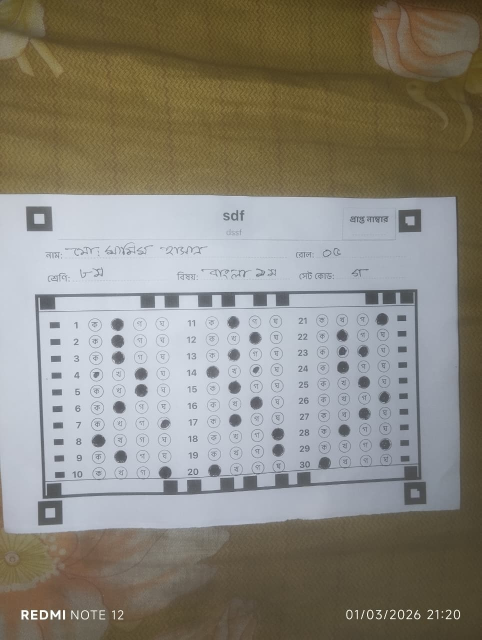
#> input picture mcq.jpeg, 963 x 1280 px (shown at 1/2 size)
$ python verify_omr.py   (older library calls are emulated)
#> lines starting #> are read from the running program, lines starting #| are printed output that depends on the picture; after the words box and inside, x2 and y2 are one past the last pixel; in counts of white or black regions, pixels touching at a corner belong together
#> in process, img is the input picture: shape (1280, 963, 3); mean B, G, R 124.2, 134.4, 138
### app/utils/omr_engine.py
"""
OptiMark OMR Engine - Robust OMR processing using OpenCV, NumPy, Imutils.

Implements:
- Four corner marker detection (black squares) for Perspective Transform
- Preprocessing: Grayscale, Gaussian Blur, Canny Edge, Adaptive Thresholding
- Zone segmentation: Roll Number (top-left), Set Code, MCQ Grid (60 questions)
- Pixel Counting / Contour method: bubble marked if highest black pixel density in row
- Supports Bengali set codes: ক, খ, গ, ঘ
- Error handling: "No bubbles detected", "Image too blurry"
"""

import json
import os
import cv2
import numpy as np
from imutils.perspective import four_point_transform
from pathlib import Path
from typing import Optional, Dict, Tuple, List, Union
from dataclasses import dataclass, field


# --- Error codes for robust handling ---
class OMRProcessingError(Exception):
    """Base exception for OMR processing errors."""

    pass


class NoBubblesDetectedError(OMRProcessingError):
    """Raised when no bubbles could be detected in the image."""

    pass


class ImageTooBlurryError(OMRProcessingError):
    """Raised when image is too blurry for reliable processing."""

    pass


@dataclass
class OMRResult:
    """Structured result from OMR processing."""

    roll_number: str = ""
    set_code: str = ""
    answers: List[int] = field(default_factory=list)  # 0-3 for each question
    success: bool = False
    error_message: str = ""


# --- OMR Sheet Layout Constants ---
SHEET_WIDTH = 2480
SHEET_HEIGHT = 3508
MARKER_MIN_AREA_RATIO = 0.0005
MARKER_MAX_AREA_RATIO = 0.015
QUESTIONS_PER_COLUMN = 15
OPTIONS_PER_QUESTION = 4
TOTAL_QUESTIONS = 60

# Bengali set codes (ক=0, খ=1, গ=2, ঘ=3, ঙ=4, চ=5) - maps index to character
BENGALI_SET_CODES = ["ক", "খ", "গ", "ঘ", "ঙ", "চ"]
ENGLISH_SET_CODES = ["A", "B", "C", "D", "E", "F"]

# Blur detection threshold (Laplacian variance) - lower = blurrier
BLUR_THRESHOLD = 20

# 20Q custom template defaults (derived from mcq.png warped baseline: 2480x2289)
_DEFAULT_20Q_Y = [925, 1032, 1143, 1252, 1360, 1465, 1580, 1688, 1792, 1904]
_DEFAULT_20Q_X = [
    [393, 627, 856, 1094],
    [1741, 1975, 2209, 2443],
]
_DEFAULT_20Q_REF_W = 2480
_DEFAULT_20Q_REF_H = 2289
_DEFAULT_20Q_PROFILE = {
    "y_centers_norm": [v / _DEFAULT_20Q_REF_H for v in _DEFAULT_20Q_Y],
    "x_cols_norm": [[v / _DEFAULT_20Q_REF_W for v in col] for col in _DEFAULT_20Q_X],
    "roi_half_w_norm": 20 / _DEFAULT_20Q_REF_W,
    "roi_half_h_norm": 20 / _DEFAULT_20Q_REF_H,
    "mark_threshold": 0.17,
    "ambiguity_second_min": 0.18,
    "ambiguity_gap_max": 0.06,
    "ambiguity_peak_cap": 0.80,
}
_PROFILE_20Q_CACHE: Optional[Dict[str, object]] = None
_PROFILE_20Q_CACHE_KEY: Optional[Tuple[str, Optional[float]]] = None


# [100 lines left out: functions _resolve_20q_profile_path, _validate_20q_profile, _load_20q_profile, _build_20q_runtime_grid, not called in this run]


def _get_dynamic_zones(warped):
    gray = cv2.cvtColor(warped, cv2.COLOR_BGR2GRAY) if len(warped.shape) == 3 else warped
    thresh = cv2.adaptiveThreshold(
        gray, 255, cv2.ADAPTIVE_THRESH_GAUSSIAN_C, cv2.THRESH_BINARY_INV, 21, 5
    )

    # Morphological dilation to bridge gaps in table borders (often weak in mobile photos)
    kernel = cv2.getStructuringElement(cv2.MORPH_RECT, (3, 3))
    thresh = cv2.dilate(thresh, kernel, iterations=1)

    contours, _ = cv2.findContours(thresh, cv2.RETR_TREE, cv2.CHAIN_APPROX_SIMPLE)

    boxes = []
    for cnt in contours:
        x, y, w, h = cv2.boundingRect(cnt)
        if 80000 < w * h < 2500000:
            boxes.append((x, y, w, h))

    boxes = sorted(boxes, key=lambda b: b[2]*b[3], reverse=True)
    print(f"DEBUG _get_dynamic_zones: {len(boxes)} initial boxes found (area 80k-2.5m)")
    for idx, b in enumerate(boxes):
        print(f"  Raw Box {idx}: {b}")
    filtered_boxes = []
    for b in boxes:
        x, y, w, h = b
        if w > 2000 or h < 200:
            continue

        cx, cy = x + w/2, y + h/2
        is_inside = False
        for fb in filtered_boxes:
            fx, fy, fw, fh = fb
            if fx - 100 < cx < fx+fw + 100 and fy - 100 < cy < fy+fh + 100:
                is_inside = True
                break
        if not is_inside:
            filtered_boxes.append(b)

    top_tables = [b for b in filtered_boxes if b[1] < warped.shape[0] * 0.45 and b[3] > 150]
    bottom_tables = [b for b in filtered_boxes if b[1] >= warped.shape[0] * 0.45 and b[3] > 150]
    print(f"DEBUG _get_dynamic_zones: found {len(top_tables)} top tables, {len(bottom_tables)} bottom tables")

    top_tables.sort(key=lambda b: b[0])

    roll_box = None
    set_code_box = None

    if len(top_tables) >= 2:
        set_code_box = top_tables[-1]
        roll_box = top_tables[0]

    bottom_tables.sort(key=lambda b: b[0])

    return {
        "roll": roll_box,
        "set_code": set_code_box,
        "columns": bottom_tables
    }

def _order_points(pts: np.ndarray) -> np.ndarray:
    """Order 4 points as top-left, top-right, bottom-right, bottom-left."""
    rect = np.zeros((4, 2), dtype=np.float32)
    s = pts.sum(axis=1)
    rect[0] = pts[np.argmin(s)]
    rect[2] = pts[np.argmax(s)]
    diff = np.diff(pts, axis=1)
    rect[1] = pts[np.argmin(diff)]
    rect[3] = pts[np.argmax(diff)]
    return rect


def _check_image_blur(gray: np.ndarray) -> bool:
    """
    Check if image is too blurry using Laplacian variance.
    Returns True if image is acceptable, False if too blurry.
    """
    laplacian_var = cv2.Laplacian(gray, cv2.CV_64F).var()
    return laplacian_var >= BLUR_THRESHOLD


def _preprocess_image(img: np.ndarray) -> np.ndarray:
    """
    Full preprocessing pipeline:
    1. Grayscale
    2. Gaussian Blur (noise reduction)
    3. Adaptive Thresholding
    Also used for edge detection: Canny after Gaussian Blur.
    """
    # Step 1: Grayscale
    if len(img.shape) == 3:
        gray = cv2.cvtColor(img, cv2.COLOR_BGR2GRAY)
    else:
        gray = img.copy()

    # Step 2: Contrast Enhancement (CLAHE) - very effective for shadows/mobile photos
    clahe = cv2.createCLAHE(clipLimit=2.0, tileGridSize=(8, 8))
    gray_balanced = clahe.apply(gray)
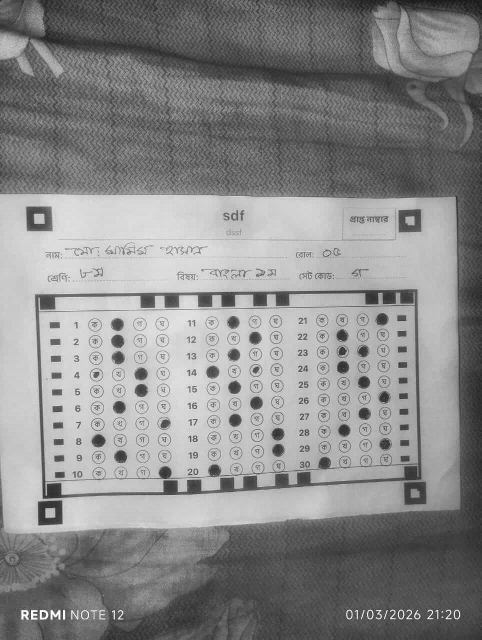
#> gray_balanced: shape (1280, 963) (shown at 1/2 size); min 21, max 255, mean 137.5

    # Step 3: Gaussian Blur - reduces noise for better edge detection
    blurred = cv2.GaussianBlur(gray_balanced, (5, 5), 0)
#> in _check_image_blur, `laplacian_var = cv2.Laplacian(gray, cv2.CV_64F).var()`: laplacian_var = 404.7

    return blurred


def _find_corner_markers(gray: np.ndarray) -> Optional[np.ndarray]:
    """
    Find the four black square corner markers using:
    - Multi-threshold adaptive thresholding
    - Canny Edge Detection
    - Contour detection
    Returns ordered points: top-left, top-right, bottom-right, bottom-left.
    """
    h, w = gray.shape
#> h = 1280; w = 963
    total_area = h * w
#> total_area = 1232640

    # Try multiple thresholds for robustness
    for t_val in [3, 7, 11, 15]:
        thresh = cv2.adaptiveThreshold(
            gray, 255, cv2.ADAPTIVE_THRESH_GAUSSIAN_C, cv2.THRESH_BINARY_INV, 21, t_val
        )
        edges = cv2.Canny(gray, 50, 150)
        combined = cv2.bitwise_or(thresh, edges)
        kernel = np.ones((3, 3), np.uint8)
        combined = cv2.morphologyEx(combined, cv2.MORPH_CLOSE, kernel)

        contours, _ = cv2.findContours(combined, cv2.RETR_EXTERNAL, cv2.CHAIN_APPROX_SIMPLE)
        candidates = []

        for cnt in contours:
            area = cv2.contourArea(cnt)
            if MARKER_MIN_AREA_RATIO * total_area < area < MARKER_MAX_AREA_RATIO * total_area:
                peri = cv2.arcLength(cnt, True)
                approx = cv2.approxPolyDP(cnt, 0.02 * peri, True)
                if len(approx) == 4:
                    x, y, w_rect, h_rect = cv2.boundingRect(approx)
                    aspect = max(w_rect, h_rect) / (min(w_rect, h_rect) + 1e-6)
                    if 0.4 < aspect < 2.5:
                        candidates.append((area, approx))

        candidates.sort(key=lambda x: x[0], reverse=True)
        centers = []
        for c in candidates:
            approx = c[1]
            pts_2d = approx.reshape(-1, 2)
            center = pts_2d.mean(axis=0)
            is_duplicate = False
            for existing in centers:
                if np.linalg.norm(center - existing) < 50:
                    is_duplicate = True
                    break
            if not is_duplicate:
                centers.append(center)
                if len(centers) == 10: break

        if len(centers) >= 4:
            import itertools
            max_quad_area = 0
            best_quad = None
            for quad_indices in itertools.combinations(range(len(centers)), 4):
                quad_pts = np.array([centers[i] for i in quad_indices], dtype=np.float32)
                ordered = _order_points(quad_pts)
                x, y = ordered[:, 0], ordered[:, 1]
                area = 0.5 * np.abs(np.dot(x, np.roll(y, 1)) - np.dot(y, np.roll(x, 1)))
                if area > max_quad_area:
                    max_quad_area = area
                    best_quad = ordered

            if best_quad is not None and max_quad_area > 0.40 * total_area:
                return best_quad.astype(np.float32)
#> this loop made 4 passes
#> pass 1, in _find_corner_markers, `thresh = cv2.adaptiveThreshold( gray, 255, cv2.ADAPTIVE_THRESH_GAUSSIA..`:
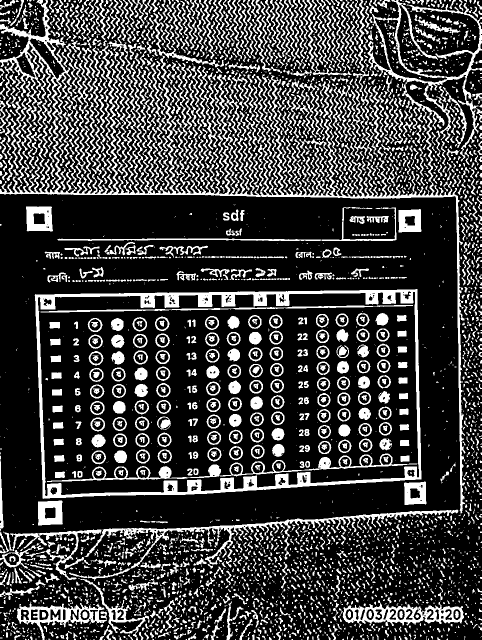
#> thresh: shape (1280, 963) (shown at 1/2 size); 24.8% white; 3747 white regions (2039 under 20 px), largest, box (x1, y1, x2, y2) and area: (0, 0, 963, 1027) 47795, (69, 578, 843, 998) 23531, (138, 1019, 917, 1162) 8080
#> pass 1, in _find_corner_markers, `combined = cv2.morphologyEx(combined, cv2.MORPH_CLOSE, kernel)`:
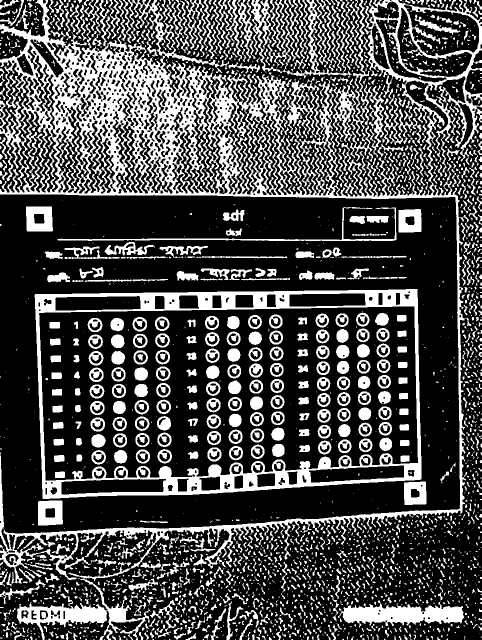
#> combined: shape (1280, 963) (shown at 1/2 size); 29.5% white; 2618 white regions (1551 under 20 px), largest, box (x1, y1, x2, y2) and area: (0, 0, 963, 1280) 153509, (69, 578, 843, 998) 38622, (676, 1201, 928, 1255) 7490
#> after the loop:
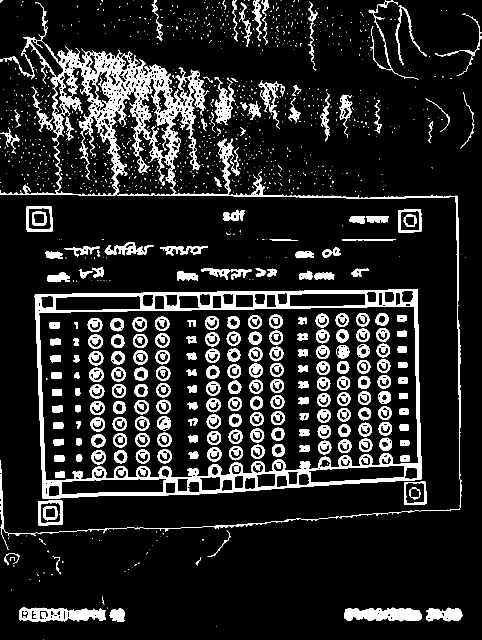
#> combined: shape (1280, 963) (shown at 1/2 size); 12.9% white; 1210 white regions (970 under 20 px), largest, box (x1, y1, x2, y2) and area: (0, 4, 923, 1100) 36365, (69, 578, 843, 998) 31602, (688, 1215, 844, 1243) 3231
#> after the loop:
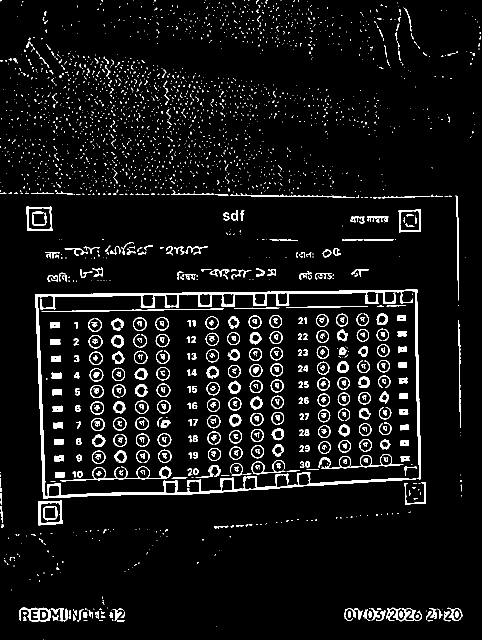
#> thresh: shape (1280, 963) (shown at 1/2 size); 6% white; 2504 white regions (2050 under 20 px), largest, box (x1, y1, x2, y2) and area: (70, 579, 842, 997) 14661, (120, 933, 343, 963) 999, (637, 908, 807, 938) 801

    # Local Corner Search Fallback: If global search fails, look specifically at image corners
    print("DEBUG: Global marker search failed, trying local corner search...")
    corners = []
    # top-left, top-right, bottom-right, bottom-left
    corner_regions = [
        (0, 0, w//3, h//3),
        (2*w//3, 0, w//3, h//3),
        (2*w//3, 2*h//3, w//3, h//3),
        (0, 2*h//3, w//3, h//3)
    ]
#> corner_regions = [(0, 0, 321, 426), (642, 0, 321, 426), (642, 853, 321, 426), (0, 853, 321, 426)]

    found_points = []
    for (cx, cy, cw, ch) in corner_regions:
        roi = gray[cy:cy+ch, cx:cx+cw]
        best_local_area = 0
        best_local_pt = None

        for t_val in [3, 7, 11, 15]:
            thresh = cv2.adaptiveThreshold(roi, 255, cv2.ADAPTIVE_THRESH_GAUSSIAN_C, cv2.THRESH_BINARY_INV, 21, t_val)
            cnts, _ = cv2.findContours(thresh, cv2.RETR_EXTERNAL, cv2.CHAIN_APPROX_SIMPLE)
            for cnt in cnts:
                area = cv2.contourArea(cnt)
                if (cw*ch)*0.005 < area < (cw*ch)*0.15:
                    peri = cv2.arcLength(cnt, True)
                    approx = cv2.approxPolyDP(cnt, 0.02 * peri, True)
                    if len(approx) == 4:
                        pts = approx.reshape(-1, 2)
                        center = pts.mean(axis=0)
                        if area > best_local_area:
                            best_local_area = area
                            best_local_pt = center + [cx, cy]
            if best_local_pt is not None: break

        if best_local_pt is not None:
            found_points.append(best_local_pt)
#> this loop made 4 passes
#> (cx, cy) on passes 1 to 4: (0, 0), (642, 0), (642, 853), (0, 853)
#> pass 1, in _find_corner_markers, `roi = gray[cy:cy+ch, cx:cx+cw]`:
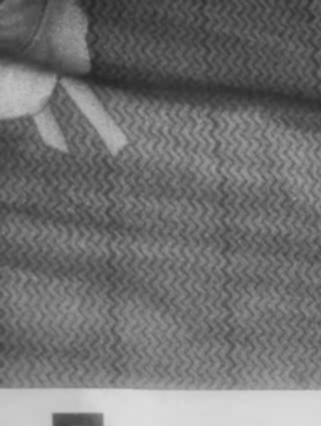
#> roi: shape (426, 321); min 39, max 221, mean 113
#> pass 3, in _find_corner_markers, `roi = gray[cy:cy+ch, cx:cx+cw]`:
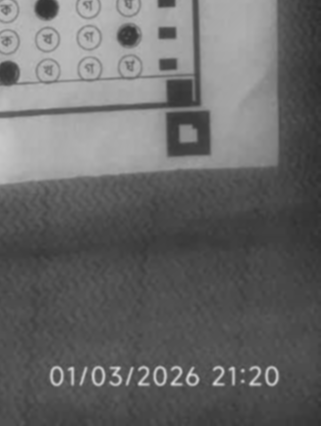
#> roi: shape (426, 321); min 43, max 217, mean 103.5
#> (the rest of the program and of its run is left out)
